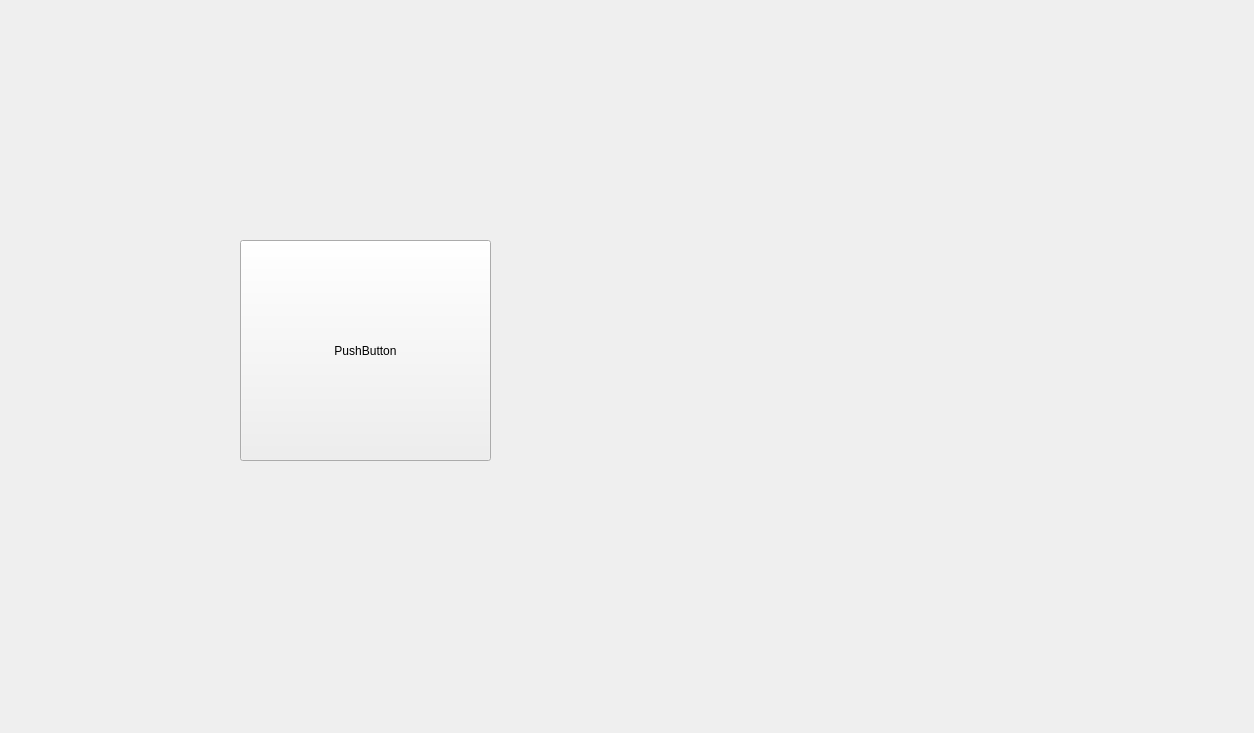
<?xml version="1.0" encoding="UTF-8"?>
<ui version="4.0">
 <class>Recordatorios</class>
 <widget class="QMainWindow" name="Recordatorios">
  <property name="geometry">
   <rect>
    <x>0</x>
    <y>0</y>
    <width>1254</width>
    <height>733</height>
   </rect>
  </property>
  <property name="windowTitle">
   <string>MainWindow</string>
  </property>
  <widget class="QWidget" name="centralwidget">
   <widget class="QPushButton" name="pushButton">
    <property name="geometry">
     <rect>
      <x>240</x>
      <y>240</y>
      <width>251</width>
      <height>221</height>
     </rect>
    </property>
    <property name="text">
     <string>PushButton</string>
    </property>
   </widget>
  </widget>
 </widget>
 <resources/>
 <connections/>
</ui>
